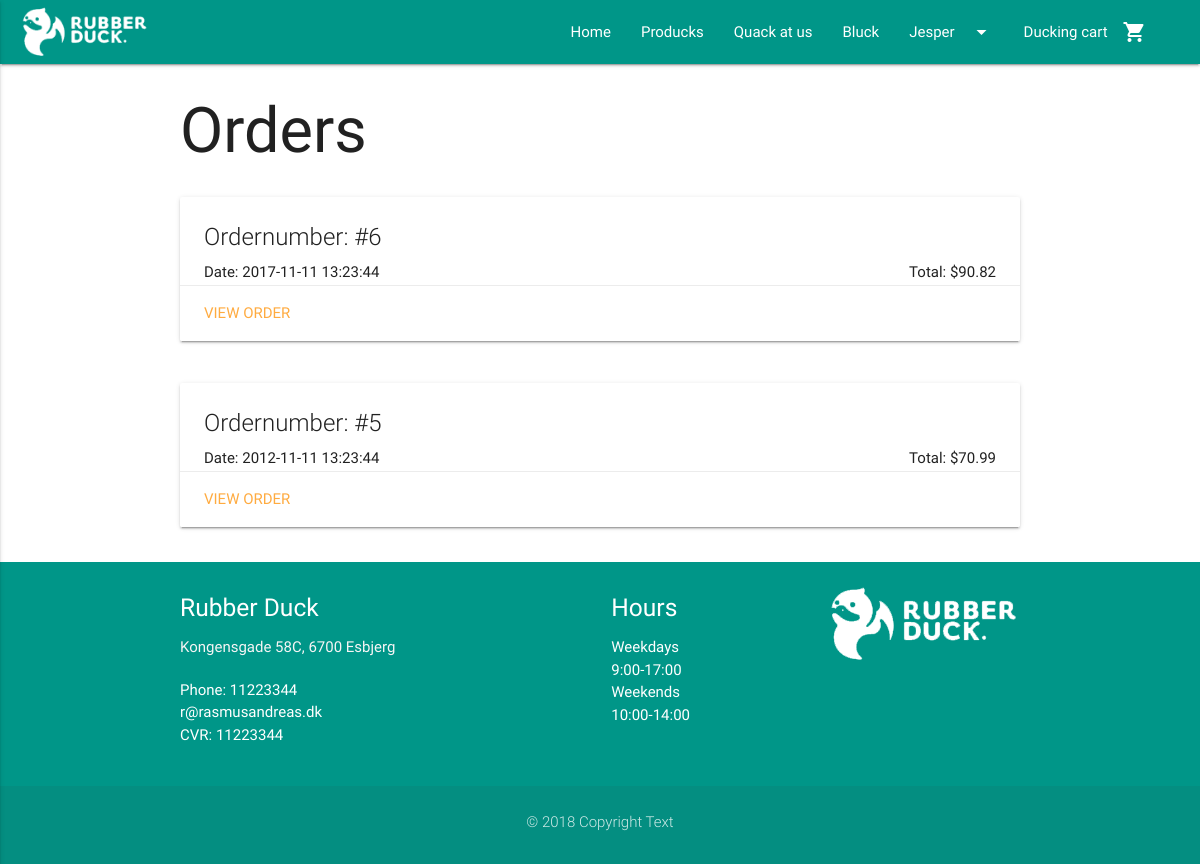
Page /view/orders.php (signed in) on the committed database.
### tables this page shows
CREATE TABLE BasicPageInfo (
  CVR int NOT NULL PRIMARY KEY,
  LogoURL varchar(255) NOT NULL,
  ShopName varchar(255) NOT NULL,
  AboutUsText TEXT NULL,
  Email varchar(255) NULL,
  Phone int NULL,
  Street varchar(255) NULL,
  HouseNumber varchar(255) NULL,
  StripeToken varchar(255) NULL,
  ProductsSeoTitle varchar(255) NULL,
  ProductsMetaDescription varchar(255) NULL,
  BlogSeoTitle varchar(255) NULL,
  BlogMetaDescription varchar(255) NULL,
  ContactSeoTitle varchar(255) NULL,
  ContactMetaDescription varchar(255) NULL,
  HomeSeoTitle varchar(255) NULL,
  HomeMetaDescription varchar(255) NULL,
  ZipCode int(20) NOT NULL  
);

CREATE TABLE CustomerOrder (
  OrderNumber int AUTO_INCREMENT NOT NULL PRIMARY KEY,
  Comment varchar(255) NULL,
  StripeChargeID varchar(255) NOT NULL,
  OrderDate TIMESTAMP NOT NULL,
  ShippingStreet varchar(255) NOT NULL,
  ShippingHouseNumber varchar(255) NOT NULL,
  ZipCode int(20) NOT NULL,  
  CustomerEmail varchar(255) NOT NULL,  
  DeliveryMethodID int NOT NULL,  
  OrderStatusID int NOT NULL,  
  PromoCode varchar(255) NULL  
);

CREATE TABLE DeliveryMethod (
  DeliveryMethodID int AUTO_INCREMENT NOT NULL PRIMARY KEY,
  Method varchar(255) NOT NULL,
  MethodDescription varchar(255) NOT NULL,
  DeliveryPrice FLOAT(2) NOT NULL
);

CREATE TABLE ZipCode (
    ZipCode int(20) NOT NULL PRIMARY KEY,
    City varchar(255)
);

CREATE TABLE Hours (
  HoursID int AUTO_INCREMENT NOT NULL PRIMARY KEY,
  Open varchar(255) NOT NULL,
  Close varchar(255) NOT NULL,
  Day varchar(255) NULL
);

### model/contactDAO.php (called while the page is built, shortened)
<?php
require_once('../includes/connection.php');
    function getPageInfo() {
    global $connection;
        $pageInfo = mysqli_query($connection, "SELECT BasicPageInfo.* , ZipCode.City FROM `BasicPageInfo` INNER JOIN ZipCode ON ZipCode.ZipCode = BasicPageInfo.ZipCode");
        $row = mysqli_fetch_assoc($pageInfo);
        return $row;
    }
    function getHours() {
    global $connection;
        $hours = mysqli_query($connection, "SELECT * FROM Hours");
        return $hours;
    }

### includes/loginCustomer/session.php (called while the page is built, shortened)
<?php
	function logged_in() {
		return isset($_SESSION['CustomerEmail']);
	}
?>

### model/ordersDAO.php (called while the page is built, shortened)
<?php
function getAllOrders($customerEmail) {
  try {
      $conn = connectToDB();
      $statement = "SELECT * FROM CustomerOrder WHERE CustomerEmail = :CustomerEmail ORDER BY OrderNumber DESC";
      $handle = $conn->prepare($statement);
      $handle->bindParam(':CustomerEmail', $customerEmail);
      $handle->execute();
      $result = $handle->fetchAll( \PDO::FETCH_ASSOC );
      return $result;
  }
  catch(\PDOExeption $ex) {
      print($ex->getMessage());
  }
}
function getOrder($orderNumber){
  try {
      $conn = connectToDB();
      $statement = "SELECT * FROM OrderDetails INNER JOIN Product ON OrderDetails.ItemNumber = Product.ItemNumber WHERE OrderNumber = :OrderNumber";
      $handle = $conn->prepare($statement);
      $handle->bindParam(':OrderNumber', $orderNumber);
      $handle->execute();
      $result = $handle->fetchAll( \PDO::FETCH_ASSOC );
      $statement2 = "SELECT * FROM DeliveryMethod
      INNER JOIN CustomerOrder ON DeliveryMethod.DeliveryMethodID = CustomerOrder.DeliveryMethodID
      INNER JOIN OrderStatus ON CustomerOrder.OrderStatusID = OrderStatus.OrderStatusID
      INNER JOIN ZipCode ON CustomerOrder.ZipCode = ZipCode.ZipCode
      LEFT JOIN PromoCode ON CustomerOrder.PromoCode = PromoCode.PromoCode WHERE OrderNumber = :OrderNumber LIMIT 1";
      $handle = $conn->prepare($statement2);
      $handle->bindParam(':OrderNumber', $orderNumber);
      $handle->execute();
      $result2 = $handle->fetchAll( \PDO::FETCH_ASSOC );
      $total = 0;
      foreach($result as $item) {
        $total = $total + $item["FinalPrice"] * $item["Amount"];
      }
      if(isset($result2[0]["DiscountAmount"])) {
        $totalBeforeDiscount = $total;
        $total = ($total / 100) * $result2[0]["DiscountAmount"];
      } else {
        $totalBeforeDiscount = NULL;
      };
      $orderinfo = array(
        "Products"=>$result,
        "Total"=>$total,
        "BeforeDiscount"=>$totalBeforeDiscount,
        "OrderInfo"=>$result2[0],
    );
      return $orderinfo;
  }
  catch(\PDOExeption $ex) {
      print($ex->getMessage());
  }
}
?>

### view/orders.php (the view, shortened to what this page needs)
<?php
require_once("../includes/header.php");
require_once("../model/ordersDAO.php");
$orders = getAllOrders($_SESSION["CustomerEmail"]);
?>
<div class="container">
  <h1>Orders</h1>
  <?php
  foreach ($orders as $row) {
		$orderProductsAndPrice = getOrder($row["OrderNumber"]);
  ?>
      <div class="row">
        <div class="col s12">
          <div class="card">
            <div class="card-content">
              <span class="card-title">Ordernumber: #<?php echo $row["OrderNumber"]; ?></span>
              <p class="left">Date: <?php echo $row["OrderDate"]; ?></p>
							<p class="right">Total: $<?php echo $orderProductsAndPrice["Total"] + $orderProductsAndPrice["OrderInfo"]["DeliveryPrice"]; ?></p>
            </div>
            <div class="card-action">
              <a href="order.php?order=<?php echo $row["OrderNumber"]; ?>">View order</a>
            </div>
          </div>
        </div>
      </div>
  <?php
  }
  ?>
</div>
<?php
require_once("../includes/footer.php");
?>

### includes/header.php (shortened to what this page needs)
<?php
require_once("../includes/connection.php");
require_once("../includes/loginCustomer/session.php");
require_once("../model/contactDAO.php");
$pageInfo = getPageInfo();
?>
<!DOCTYPE html>
  <html>
    <html lang="en">
    <head>
      <?php require_once("../includes/seo.php"); ?>
      <link type="text/css" rel="stylesheet" href="../css/materialize.min.css"  media="screen,projection"/>
      <link type="text/css" rel="stylesheet" href="../css/custom/custom.css" />
    </head>
    <body>
      <nav class="teal">
        <div class="nav-wrapper">
          <a href="../index.php" class="brand-logo"><img class="responsive-img" style="max-height: 64px!important; padding: 4px 0!important;" src="../<?php echo $pageInfo["LogoURL"]; ?>"></a>
          <ul class="right hide-on-med-and-down">
            <li><a href="../index.php">Home</a></li>
            <li><a href="products.php">Producks</a></li>
            <li><a href="contact.php">Quack at us</a></li>
            <li><a href="blog.php">Bluck</a></li>
            <?php
              if (logged_in() == true) {
            ?>
            <li><a class="dropdown-button" href="" data-activates="dropdown1"><?php echo $_SESSION["FirstName"]; ?><i class="material-icons right">arrow_drop_down</i></a></li>
            <?php
              } else {
            ?>
            <li><a href="login.php">Login</a></li>
            <?php
              }
            ?>
            <li><a href="cart.php">Ducking cart<i class="material-icons right">shopping_cart</i></a></li>
            <?php
              if(isset($_SESSION["cart"])) {
                $amountInCart = count($_SESSION["cart"]);
                if ($amountInCart > 0) {
                ?>
                  <li class="cartamount"><a class="cartamount"><?php echo $amountInCart; ?></a></li>
                <?php
                } else {
                  ?>
                    <li class="cartamount"><a class="cartamount" style="color: transparent;">0</a></li>
                  <?php
                }
              } else {
                ?>
                  <li class="cartamount"><a class="cartamount" style="color: transparent;">0</a></li>
                <?php
              }
            ?>
          </ul>
        </div>
      </nav>

### includes/footer.php (shortened to what this page needs)
<?php require_once ('../model/contactDAO.php');
$pageInfo = getPageInfo();
$hours = getHours();
?>
<footer class="page-footer teal">
      <div class="container">
        <div class="row">
          <div class="col s12 m4">
            <h5 class="white-text"><?php echo $pageInfo["ShopName"];?> </h5>
            <p class="grey-text text-lighten-4">
                <?php echo $pageInfo["Street"] . " " . $pageInfo["HouseNumber"] . ", " . $pageInfo["ZipCode"] . " " . $pageInfo["City"]; ?>
            </p>
              <p>
                Phone: <?php echo $pageInfo["Phone"] ?>
                <br>
                <?php echo $pageInfo["Email"] ?>
                <br>
                CVR: <?php echo $pageInfo["Phone"] ?></p>
          </div>
          <div class="col s12 m3 offset-m2">
            <h5 class="white-text">Hours</h5>
            <ul>
              <?php
              while ($row = mysqli_fetch_array($hours)) {
              ?>
              <li><?php echo $row["Day"] . "<br>" . $row["Open"] . "-" . $row["Close"]; ?></li>
              <?php
              }
              ?>
            </ul>
          </div>
          <div class="col s12 m3">
            <img class="responsive-img" src="../<?php echo $pageInfo["LogoURL"]; ?>">
          </div>
        </div>
      </div>
      <div class="footer-copyright">
        <div class="container">
          <p class="center">&copy; 2018 Copyright Text</p>
        </div>
      </div>
    </footer>
  </body>
</html>

### css/custom/custom.css (style rules this page uses)
body { position: relative; }
p { margin-bottom: 20px; }
nav .brand-logo { display: inline-block; padding-left: 20px; }
.brand-logo { display: block; margin-right: 20px; }
footer { margin: 0; }

### rows in the picture
basicpageinfo: LogoURL (picture), ShopName "Rubber Duck", Street "Kongensgade", HouseNumber "58C", ZipCode "6700", ZipCode.City "Esbjerg", Phone "11223344", Email "r@rasmusandreas.dk"
customerorder: OrderNumber "6", OrderDate "2017-11-11 13:23:44", DeliveryMethodID.DeliveryPrice "90.82"
customerorder: OrderNumber "5", OrderDate "2012-11-11 13:23:44", DeliveryMethodID.DeliveryPrice "70.99"
hours: Day "Weekdays", Open "9:00", Close "17:00"
hours: Day "Weekends", Open "10:00", Close "14:00"

### other values in the picture
$_SESSION["FirstName"] "Jesper"
